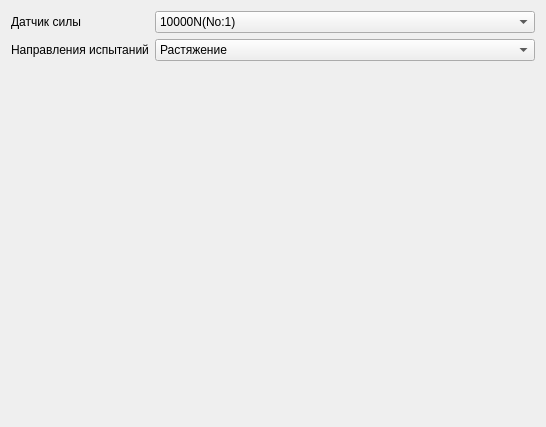
<?xml version="1.0" encoding="UTF-8"?>
<ui version="4.0">
 <class>PlanSensorForm</class>
 <widget class="QWidget" name="PlanSensorForm">
  <property name="geometry">
   <rect>
    <x>0</x>
    <y>0</y>
    <width>546</width>
    <height>427</height>
   </rect>
  </property>
  <property name="windowTitle">
   <string>Form</string>
  </property>
  <layout class="QVBoxLayout" name="verticalLayout">
   <item>
    <layout class="QFormLayout" name="formLayout">
     <item row="0" column="0">
      <widget class="QLabel" name="label">
       <property name="text">
        <string>Датчик силы</string>
       </property>
      </widget>
     </item>
     <item row="0" column="1">
      <widget class="QComboBox" name="comboBox">
       <item>
        <property name="text">
         <string>10000N(No:1)</string>
        </property>
       </item>
      </widget>
     </item>
     <item row="1" column="0">
      <widget class="QLabel" name="label_2">
       <property name="text">
        <string>Направления испытаний</string>
       </property>
      </widget>
     </item>
     <item row="1" column="1">
      <widget class="QComboBox" name="comboBox_2">
       <item>
        <property name="text">
         <string>Растяжение</string>
        </property>
       </item>
       <item>
        <property name="text">
         <string>Сжатие</string>
        </property>
       </item>
      </widget>
     </item>
    </layout>
   </item>
  </layout>
 </widget>
 <resources/>
 <connections/>
</ui>
